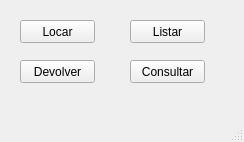
<?xml version="1.0" encoding="UTF-8"?>
<ui version="4.0">
 <class>MainWindowLocacao</class>
 <widget class="QMainWindow" name="MainWindowLocacao">
  <property name="geometry">
   <rect>
    <x>0</x>
    <y>0</y>
    <width>244</width>
    <height>142</height>
   </rect>
  </property>
  <property name="windowTitle">
   <string>Locação</string>
  </property>
  <widget class="QWidget" name="centralwidget">
   <widget class="QPushButton" name="pushButtonLocar">
    <property name="geometry">
     <rect>
      <x>20</x>
      <y>20</y>
      <width>75</width>
      <height>23</height>
     </rect>
    </property>
    <property name="text">
     <string>Locar</string>
    </property>
   </widget>
   <widget class="QPushButton" name="pushButtonDevolver">
    <property name="geometry">
     <rect>
      <x>20</x>
      <y>60</y>
      <width>75</width>
      <height>23</height>
     </rect>
    </property>
    <property name="text">
     <string>Devolver</string>
    </property>
   </widget>
   <widget class="QPushButton" name="pushButtonConsultarLocacao">
    <property name="geometry">
     <rect>
      <x>130</x>
      <y>60</y>
      <width>75</width>
      <height>23</height>
     </rect>
    </property>
    <property name="text">
     <string>Consultar</string>
    </property>
   </widget>
   <widget class="QPushButton" name="pushButtonListarLocacao">
    <property name="geometry">
     <rect>
      <x>130</x>
      <y>20</y>
      <width>75</width>
      <height>23</height>
     </rect>
    </property>
    <property name="text">
     <string>Listar</string>
    </property>
   </widget>
  </widget>
  <widget class="QMenuBar" name="menubar">
   <property name="geometry">
    <rect>
     <x>0</x>
     <y>0</y>
     <width>244</width>
     <height>21</height>
    </rect>
   </property>
  </widget>
  <widget class="QStatusBar" name="statusbar"/>
 </widget>
 <resources/>
 <connections/>
</ui>
